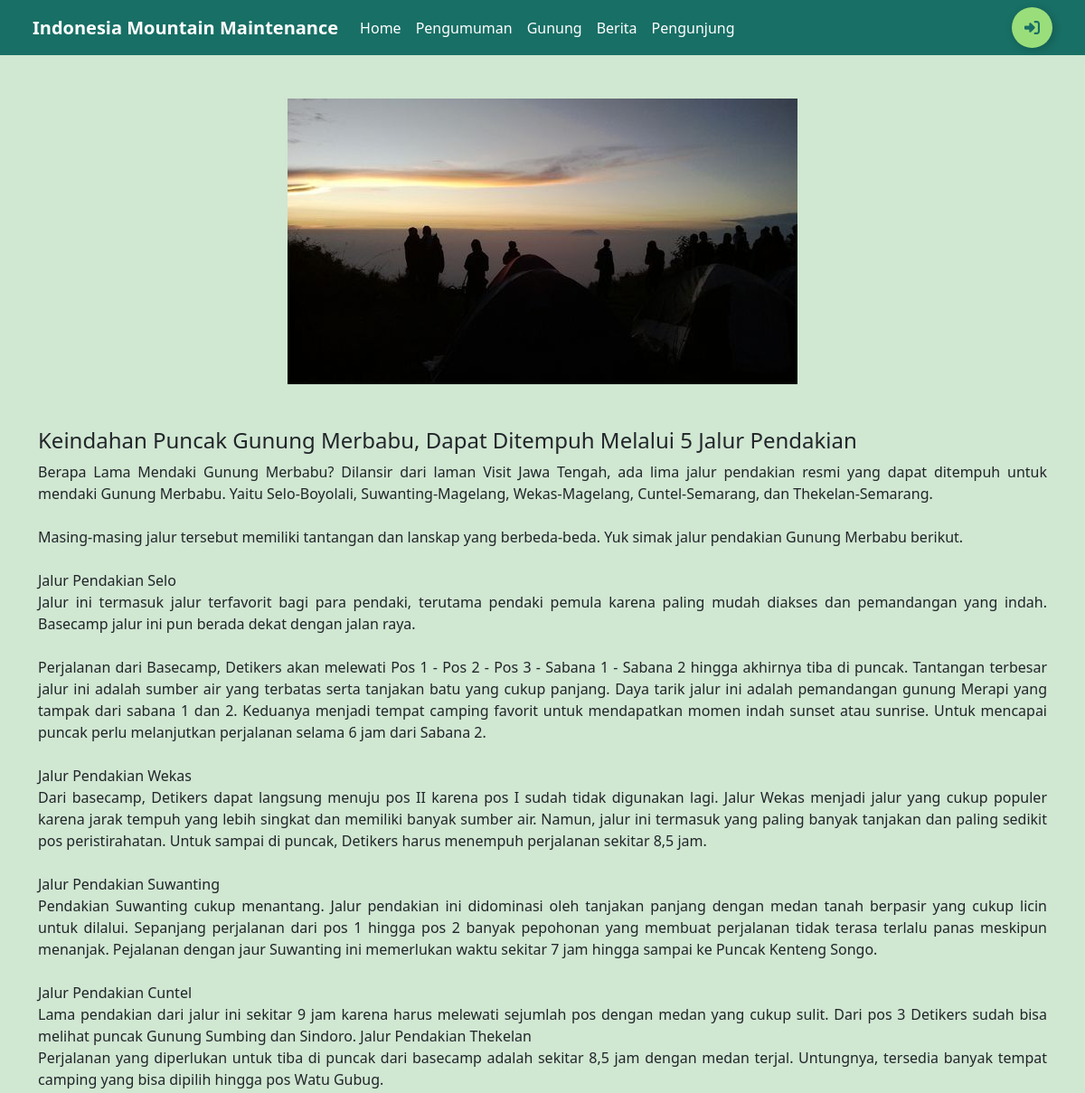
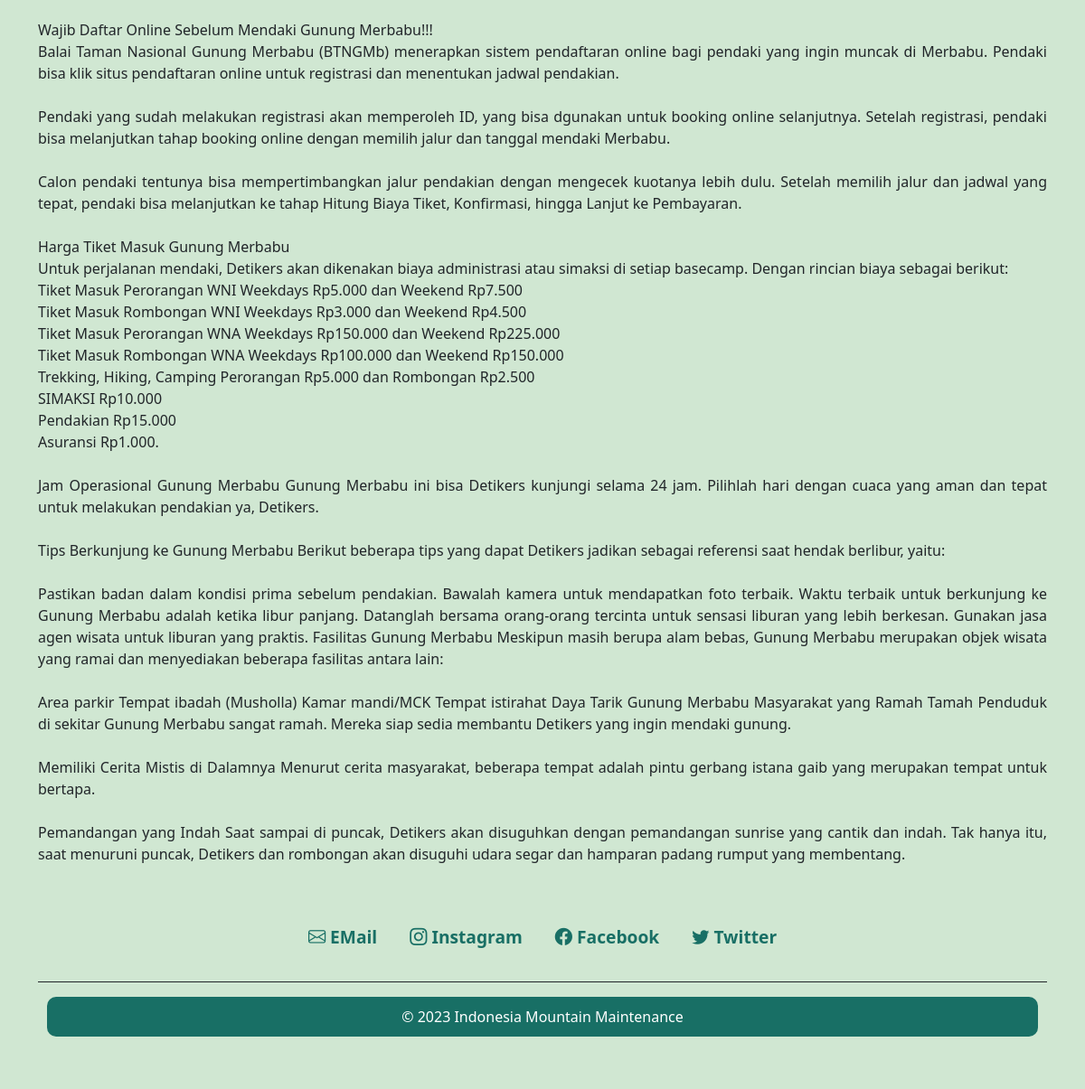
Screenshot of /page.php?id=1 with the database file from the repository (2 pictures, top to bottom).
### tables this page shows
CREATE TABLE `berita` (
  `id` int(3) NOT NULL,
  `judul` varchar(255) NOT NULL,
  `deskripsi` text NOT NULL,
  `terbit` date NOT NULL,
  `photo` varchar(255) NOT NULL
);

### page.php (the view, shortened to what this page needs)
<?php include 'koneksi.php' ?>
<!DOCTYPE html>
<html lang="en">
<head>
    <link href="css/bootstrap.min.css" rel="stylesheet">
    <link href="css/btnlogin.css" rel="stylesheet">
    <link rel="stylesheet" href="https://cdn.jsdelivr.net/npm/bootstrap-icons@1.3.0/font/bootstrap-icons.css">
</head>
<body style="background-color: #D0E7D2";>
    <nav class="navbar navbar-expand-lg px-4 sticky-top" style="background-color: #186F65;">
        <div class="container-fluid">
            <a class="navbar-brand fw-bold text-white" href="index.php">Indonesia Mountain Maintenance</a>
            <div class="collapse navbar-collapse" id="navbarNavDropdown">
                <ul class="navbar-nav me-auto mb-2 mb-xl-0">
                    <li class="nav-item">
                        <a class="nav-link active text-white" ia-current="page" href="index.php">Home</a>
                    </li>
                    <li class="nav-item">
                        <a class="nav-link text-white" href="index.php#announcement">Pengumuman</a>
                    </li>
                    <li class="nav-item">
                        <a class="nav-link text-white" href="gunung.php">Gunung</a>
                    </li>
                    <li class="nav-item">
                        <a class="nav-link text-white" href="berita.php">Berita</a>
                    </li>
                    <li class="nav-item">
                        <a class="nav-link text-white" href="pengunjung.php">Pengunjung</a>
                    </li>
                </ul>
                <button class="btn-login-custom">
                    <div class="sign"></div>
                </button>
            </div>
        </div>
    </nav>
    <div class="container">
    <?php
        $hasil = mysqli_query($db, "SELECT * FROM berita WHERE id='$_GET[id]'");
        while ($row = mysqli_fetch_object($hasil)){
        ?>
        <div class="pt-5">
            <div>
                <center>
                <img class="img-fluid pb-5" src="<?= $row->photo ?>">
                </center>
                <h4 align="justify" ><?= $row->judul ?></h4>
                <p align="justify"><?= $row->deskripsi?>
            </div>
            <?php
        }
        ?>
        </div>
    </div>
    <div class="container" style="background-color: #D0E7D2;">
    <footer class="py-4 my-4">
        <ul class="nav justify-content-center border-bottom border-dark pb-3 mb-3">
            <li class="nav-item" style="margin: 10px;">
                <a href="#" target="_blank" class="nav-link px-2" style="color: #186F65; text-decoration: none; font-weight: bold; font-size: 1.2em;">
                    <i class="bi bi-envelope"></i> EMail
                </a>
            </li>
            <li class="nav-item" style="margin: 10px;">
                <a href="https://www.instagram.com/" target="_blank" class="nav-link px-2" style="color: #186F65; text-decoration: none; font-weight: bold; font-size: 1.2em;">
                    <i class="bi bi-instagram"></i> Instagram
                </a>
            </li>
            <li class="nav-item" style="margin: 10px;">
                <a href="https://www.facebook.com/" target="_blank" class="nav-link px-2" style="color: #186F65; text-decoration: none; font-weight: bold; font-size: 1.2em;">
                    <i class="bi bi-facebook"></i> Facebook
                </a>
            </li>
            <li class="nav-item" style="margin: 10px;">
                <a href="https://www.twitter.com/" target="_blank" class="nav-link px-2" style="color: #186F65; text-decoration: none; font-weight: bold; font-size: 1.2em;">
                    <i class="bi bi-twitter"></i> Twitter
                </a>
            </li>
        </ul>
        <p class="text-center" style="color: #fff; background-color: #186F65; padding: 10px; border-radius: 10px; margin: 10px;">
            &copy; 2023 Indonesia Mountain Maintenance
        </p>
    </footer>
</div>
</body>
</html>

### css/btnlogin.css (style rules this page uses)
.btn-login-custom { display: flex; align-items: center; justify-content: flex-start; width: 45px; height: 45px; border: none; border-radius: 50%; cursor: pointer; position: relative; overflow: hidden; transition-duration: 0.3s; box-shadow: 2px 2px 10px rgba(0, 0, 0, 0.199); background-color: #9ADE7B; }
.sign { width: 100%; transition-duration: 0.3s; display: flex; align-items: center; justify-content: center; }
.sign svg { width: 17px; }

### rows the page displays
berita: photo (picture), judul "Keindahan Puncak Gunung Merbabu, Dapat Ditempuh Melalui 5 Jalur Pendakian", deskripsi "Berapa Lama Mendaki Gunung Merbabu? Dilansir dari laman Visit Jawa Tengah, ada lima jalur pendakian resmi yang dapat ditempuh untuk mendaki Gunung Merbabu. Yaitu Selo-Boyolali, Suwanting-Magelang, Wekas-Magelang, Cuntel-Semarang, dan Thekelan-Semarang. Masing-masing jalur tersebut memiliki tantangan dan lanskap yang berbeda-beda. Yuk simak jalur pendakian Gunung Merbabu berikut. Jalur Pendakian Selo Jalur ini termasuk jalur terfavorit bagi para pendaki, terutama pendaki pemula karena paling mudah diakses dan pemandangan yang indah. Basecamp jalur ini pun berada dekat dengan jalan raya. Perjalanan dari Basecamp, Detikers akan melewati Pos 1 - Pos 2 - Pos 3 - Sabana 1 - Sabana 2 hingga…"
